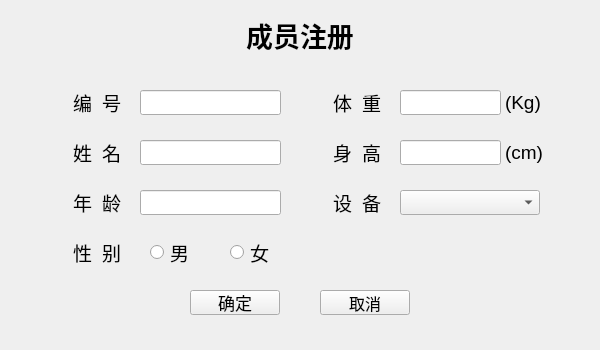
<?xml version="1.0" encoding="UTF-8"?>
<ui version="4.0">
 <class>AddPerson</class>
 <widget class="QWidget" name="AddPerson">
  <property name="geometry">
   <rect>
    <x>0</x>
    <y>0</y>
    <width>600</width>
    <height>350</height>
   </rect>
  </property>
  <property name="windowTitle">
   <string>AddPerson</string>
  </property>
  <widget class="QLabel" name="label_regist">
   <property name="geometry">
    <rect>
     <x>230</x>
     <y>10</y>
     <width>140</width>
     <height>50</height>
    </rect>
   </property>
   <property name="font">
    <font>
     <pointsize>20</pointsize>
     <weight>75</weight>
     <bold>true</bold>
    </font>
   </property>
   <property name="layoutDirection">
    <enum>Qt::LeftToRight</enum>
   </property>
   <property name="text">
    <string>成员注册</string>
   </property>
   <property name="alignment">
    <set>Qt::AlignCenter</set>
   </property>
  </widget>
  <widget class="QLabel" name="label_user">
   <property name="geometry">
    <rect>
     <x>40</x>
     <y>190</y>
     <width>81</width>
     <height>25</height>
    </rect>
   </property>
   <property name="font">
    <font>
     <family>黑体</family>
     <pointsize>14</pointsize>
    </font>
   </property>
   <property name="text">
    <string>年  龄</string>
   </property>
   <property name="alignment">
    <set>Qt::AlignRight|Qt::AlignTrailing|Qt::AlignVCenter</set>
   </property>
  </widget>
  <widget class="QLineEdit" name="lineEdit_ip">
   <property name="geometry">
    <rect>
     <x>140</x>
     <y>140</y>
     <width>141</width>
     <height>25</height>
    </rect>
   </property>
   <property name="font">
    <font>
     <pointsize>14</pointsize>
    </font>
   </property>
  </widget>
  <widget class="QLabel" name="label_ip">
   <property name="geometry">
    <rect>
     <x>40</x>
     <y>140</y>
     <width>81</width>
     <height>25</height>
    </rect>
   </property>
   <property name="font">
    <font>
     <family>黑体</family>
     <pointsize>14</pointsize>
    </font>
   </property>
   <property name="text">
    <string>姓  名</string>
   </property>
   <property name="alignment">
    <set>Qt::AlignRight|Qt::AlignTrailing|Qt::AlignVCenter</set>
   </property>
  </widget>
  <widget class="QLineEdit" name="lineEdit_name">
   <property name="geometry">
    <rect>
     <x>140</x>
     <y>90</y>
     <width>141</width>
     <height>25</height>
    </rect>
   </property>
   <property name="font">
    <font>
     <pointsize>14</pointsize>
    </font>
   </property>
   <property name="text">
    <string/>
   </property>
  </widget>
  <widget class="QLabel" name="label_name">
   <property name="geometry">
    <rect>
     <x>40</x>
     <y>90</y>
     <width>81</width>
     <height>25</height>
    </rect>
   </property>
   <property name="font">
    <font>
     <family>黑体</family>
     <pointsize>14</pointsize>
    </font>
   </property>
   <property name="text">
    <string>编  号</string>
   </property>
   <property name="alignment">
    <set>Qt::AlignRight|Qt::AlignTrailing|Qt::AlignVCenter</set>
   </property>
  </widget>
  <widget class="QLineEdit" name="lineEdit_user">
   <property name="geometry">
    <rect>
     <x>140</x>
     <y>190</y>
     <width>141</width>
     <height>25</height>
    </rect>
   </property>
   <property name="font">
    <font>
     <pointsize>14</pointsize>
    </font>
   </property>
  </widget>
  <widget class="QLabel" name="label_user_2">
   <property name="geometry">
    <rect>
     <x>40</x>
     <y>240</y>
     <width>81</width>
     <height>25</height>
    </rect>
   </property>
   <property name="font">
    <font>
     <family>黑体</family>
     <pointsize>14</pointsize>
    </font>
   </property>
   <property name="text">
    <string>性  别</string>
   </property>
   <property name="alignment">
    <set>Qt::AlignRight|Qt::AlignTrailing|Qt::AlignVCenter</set>
   </property>
  </widget>
  <widget class="QLabel" name="label_user_3">
   <property name="geometry">
    <rect>
     <x>300</x>
     <y>190</y>
     <width>81</width>
     <height>25</height>
    </rect>
   </property>
   <property name="font">
    <font>
     <family>黑体</family>
     <pointsize>14</pointsize>
    </font>
   </property>
   <property name="text">
    <string>设  备</string>
   </property>
   <property name="alignment">
    <set>Qt::AlignRight|Qt::AlignTrailing|Qt::AlignVCenter</set>
   </property>
  </widget>
  <widget class="QLineEdit" name="lineEdit_name_2">
   <property name="geometry">
    <rect>
     <x>400</x>
     <y>90</y>
     <width>101</width>
     <height>25</height>
    </rect>
   </property>
   <property name="font">
    <font>
     <pointsize>14</pointsize>
    </font>
   </property>
   <property name="text">
    <string/>
   </property>
  </widget>
  <widget class="QLineEdit" name="lineEdit_ip_2">
   <property name="geometry">
    <rect>
     <x>400</x>
     <y>140</y>
     <width>101</width>
     <height>25</height>
    </rect>
   </property>
   <property name="font">
    <font>
     <pointsize>14</pointsize>
    </font>
   </property>
  </widget>
  <widget class="QLabel" name="label_ip_2">
   <property name="geometry">
    <rect>
     <x>300</x>
     <y>140</y>
     <width>81</width>
     <height>25</height>
    </rect>
   </property>
   <property name="font">
    <font>
     <family>黑体</family>
     <pointsize>14</pointsize>
    </font>
   </property>
   <property name="text">
    <string>身  高</string>
   </property>
   <property name="alignment">
    <set>Qt::AlignRight|Qt::AlignTrailing|Qt::AlignVCenter</set>
   </property>
  </widget>
  <widget class="QLabel" name="label_name_2">
   <property name="geometry">
    <rect>
     <x>300</x>
     <y>90</y>
     <width>81</width>
     <height>25</height>
    </rect>
   </property>
   <property name="font">
    <font>
     <family>黑体</family>
     <pointsize>14</pointsize>
    </font>
   </property>
   <property name="text">
    <string>体  重</string>
   </property>
   <property name="alignment">
    <set>Qt::AlignRight|Qt::AlignTrailing|Qt::AlignVCenter</set>
   </property>
  </widget>
  <widget class="QPushButton" name="pushButton_cancel">
   <property name="geometry">
    <rect>
     <x>320</x>
     <y>290</y>
     <width>90</width>
     <height>25</height>
    </rect>
   </property>
   <property name="font">
    <font>
     <family>黑体</family>
     <pointsize>12</pointsize>
    </font>
   </property>
   <property name="text">
    <string>取消</string>
   </property>
  </widget>
  <widget class="QPushButton" name="pushButton_sure">
   <property name="geometry">
    <rect>
     <x>190</x>
     <y>290</y>
     <width>90</width>
     <height>25</height>
    </rect>
   </property>
   <property name="font">
    <font>
     <family>黑体</family>
     <pointsize>13</pointsize>
    </font>
   </property>
   <property name="text">
    <string>确定</string>
   </property>
  </widget>
  <widget class="QLabel" name="label">
   <property name="geometry">
    <rect>
     <x>505</x>
     <y>90</y>
     <width>54</width>
     <height>25</height>
    </rect>
   </property>
   <property name="font">
    <font>
     <pointsize>14</pointsize>
    </font>
   </property>
   <property name="text">
    <string>(Kg)</string>
   </property>
  </widget>
  <widget class="QLabel" name="label_2">
   <property name="geometry">
    <rect>
     <x>505</x>
     <y>140</y>
     <width>54</width>
     <height>25</height>
    </rect>
   </property>
   <property name="font">
    <font>
     <pointsize>14</pointsize>
    </font>
   </property>
   <property name="text">
    <string>(cm)</string>
   </property>
  </widget>
  <widget class="QComboBox" name="comboBox_video1">
   <property name="geometry">
    <rect>
     <x>400</x>
     <y>190</y>
     <width>140</width>
     <height>25</height>
    </rect>
   </property>
   <property name="font">
    <font>
     <family>黑体</family>
     <pointsize>10</pointsize>
     <weight>50</weight>
     <bold>false</bold>
    </font>
   </property>
  </widget>
  <widget class="QRadioButton" name="radioButton">
   <property name="geometry">
    <rect>
     <x>150</x>
     <y>240</y>
     <width>60</width>
     <height>25</height>
    </rect>
   </property>
   <property name="font">
    <font>
     <pointsize>14</pointsize>
    </font>
   </property>
   <property name="text">
    <string>男</string>
   </property>
  </widget>
  <widget class="QRadioButton" name="radioButton_2">
   <property name="geometry">
    <rect>
     <x>230</x>
     <y>240</y>
     <width>60</width>
     <height>25</height>
    </rect>
   </property>
   <property name="font">
    <font>
     <pointsize>14</pointsize>
    </font>
   </property>
   <property name="text">
    <string>女</string>
   </property>
  </widget>
 </widget>
 <resources/>
 <connections/>
</ui>
